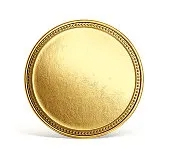
#> input picture Assignment_4/input.jpg, 170 x 152 px
$ python 'Pixel Brightness Transformations.py'
#> lines starting #> are read from the running program, lines starting #| are printed output that depends on the picture
import cv2
import numpy as np
from matplotlib import pyplot as plt

# Load image in grayscale
img = cv2.imread('input.jpg', cv2.IMREAD_GRAYSCALE)
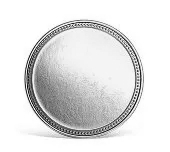
#> img: shape (152, 170); min 7, max 255, mean 225.1

# Brightness transformation: tambah brightness
bright_img = cv2.convertScaleAbs(img, alpha=1, beta=50)  # beta = brightness
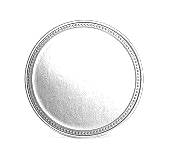
#> bright_img: shape (152, 170); min 57, max 255, mean 241.3

# Negative image
negative_img = 255 - img
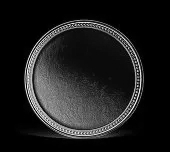
#> negative_img: shape (152, 170); min 0, max 248, mean 29.9

# Tampilkan
plt.figure(figsize=(10,4))
plt.subplot(1,3,1), plt.imshow(img, cmap='gray'), plt.title('Original')
plt.subplot(1,3,2), plt.imshow(bright_img, cmap='gray'), plt.title('Brighter')
plt.subplot(1,3,3), plt.imshow(negative_img, cmap='gray'), plt.title('Negative')
plt.tight_layout()
plt.show()
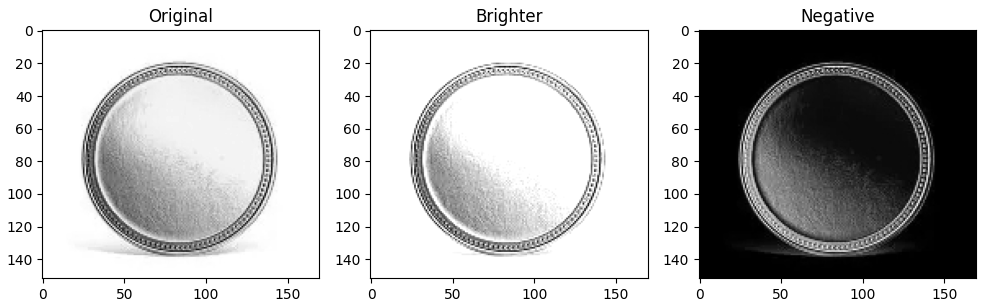
#> figure drawn by matplotlib, 3 panels
